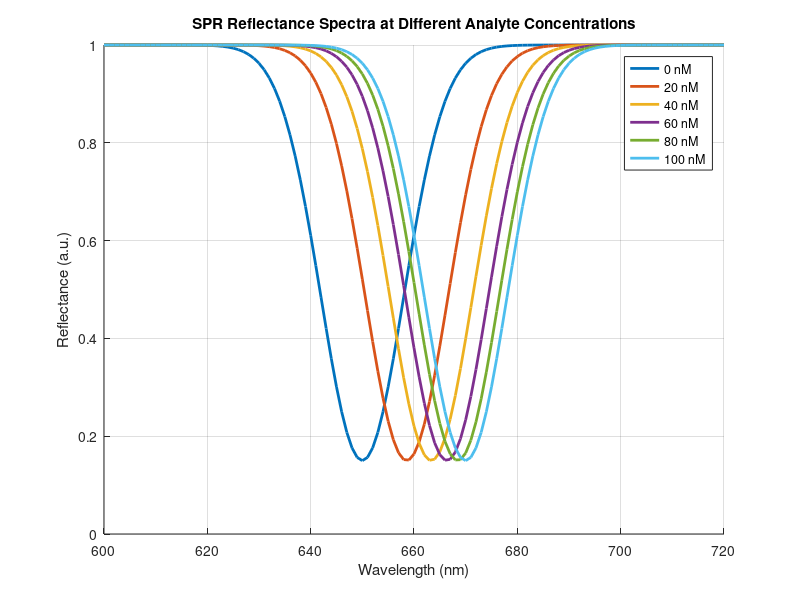
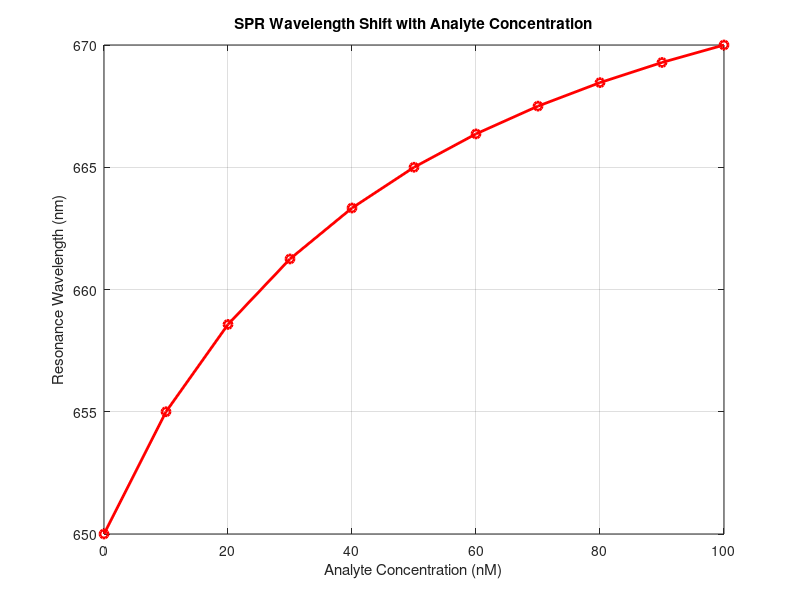

These charts were generated, in order, by the following MATLAB code:

clc;
clear;
close all;

%% NANO-OPTICAL SENSOR SIMULATION USING SPR

% Illustrative SPR sensor parameters
lambda0 = 650;          % Initial resonance wavelength (nm)
max_shift = 30;         % Maximum wavelength shift (nm)
K = 0.02;               % Binding constant (nM^-1)
min_reflectance = 0.15; % Minimum reflectance at resonance
width = 8;              % Resonance dip width (nm)

% Analyte concentration range
concentration = 0:10:100;

% Wavelength range
wavelength = 600:1:720;

%% Calculate surface binding and resonance wavelength
theta = (K .* concentration) ./ (1 + K .* concentration);

resonance_wavelength = lambda0 + max_shift .* theta;

wavelength_shift = resonance_wavelength - lambda0;

%% Display results
fprintf('NANO-OPTICAL SPR SENSOR SIMULATION\n\n');

fprintf('Initial resonance wavelength: %.2f nm\n', lambda0);
fprintf('Maximum wavelength shift parameter: %.2f nm\n', max_shift);
fprintf('Binding constant: %.3f nM^-1\n\n', K);

fprintf('Concentration(nM)   Surface Coverage(%%)   Resonance(nm)   Shift(nm)\n');

for i = 1:length(concentration)

    fprintf('%10.2f             %8.3f          %8.2f      %8.2f\n', ...
        concentration(i), theta(i)*100, ...
        resonance_wavelength(i), wavelength_shift(i));

end

%% Graph 1: SPR Reflectance Spectra
figure;
hold on;

selected_concentrations = [0 20 40 60 80 100];

for i = 1:length(selected_concentrations)

    C = selected_concentrations(i);

    coverage = (K*C)/(1 + K*C);

    lambda_res = lambda0 + max_shift*coverage;

    reflectance = 1 - (1-min_reflectance) .* ...
        exp(-0.5 .* ((wavelength-lambda_res)./width).^2);

    plot(wavelength, reflectance, 'LineWidth', 2);

end

xlabel('Wavelength (nm)');
ylabel('Reflectance (a.u.)');
title('SPR Reflectance Spectra at Different Analyte Concentrations');

legend('0 nM', '20 nM', '40 nM', ...
       '60 nM', '80 nM', '100 nM', ...
       'Location', 'best');

grid on;

%% Graph 2: Resonance Wavelength vs Concentration
figure;

plot(concentration, resonance_wavelength, 'r-o', ...
    'LineWidth', 2, 'MarkerSize', 6);

xlabel('Analyte Concentration (nM)');
ylabel('Resonance Wavelength (nm)');
title('SPR Wavelength Shift with Analyte Concentration');

grid on;

%% Simulation summary
fprintf('\nSimulation completed successfully.\n');

fprintf('Initial resonance wavelength: %.2f nm\n', lambda0);
fprintf('Final resonance wavelength: %.2f nm\n', ...
    resonance_wavelength(end));

fprintf('Maximum wavelength shift: %.2f nm\n', ...
    wavelength_shift(end));
